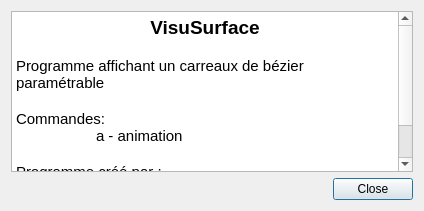
<?xml version="1.0" encoding="UTF-8"?>
<ui version="4.0">
 <class>DialogHelp</class>
 <widget class="QDialog" name="DialogHelp">
  <property name="geometry">
   <rect>
    <x>0</x>
    <y>0</y>
    <width>424</width>
    <height>211</height>
   </rect>
  </property>
  <property name="windowTitle">
   <string>A propos de Vizualizator</string>
  </property>
  <layout class="QVBoxLayout" name="verticalLayout">
   <item>
    <widget class="QTextBrowser" name="textBrowser">
     <property name="html">
      <string>&lt;!DOCTYPE HTML PUBLIC &quot;-//W3C//DTD HTML 4.0//EN&quot; &quot;http://www.w3.org/TR/REC-html40/strict.dtd&quot;&gt;
&lt;html&gt;&lt;head&gt;&lt;meta name=&quot;qrichtext&quot; content=&quot;1&quot; /&gt;&lt;style type=&quot;text/css&quot;&gt;
p, li { white-space: pre-wrap; }
&lt;/style&gt;&lt;/head&gt;&lt;body style=&quot; font-family:'Ubuntu'; font-size:11pt; font-weight:400; font-style:normal;&quot;&gt;
&lt;p align=&quot;center&quot; style=&quot; margin-top:0px; margin-bottom:0px; margin-left:0px; margin-right:0px; -qt-block-indent:0; text-indent:0px;&quot;&gt;&lt;span style=&quot; font-size:14pt; font-weight:600;&quot;&gt;VisuSurface&lt;/span&gt;&lt;/p&gt;
&lt;p style=&quot;-qt-paragraph-type:empty; margin-top:0px; margin-bottom:0px; margin-left:0px; margin-right:0px; -qt-block-indent:0; text-indent:0px;&quot;&gt;&lt;br /&gt;&lt;/p&gt;
&lt;p style=&quot; margin-top:0px; margin-bottom:0px; margin-left:0px; margin-right:0px; -qt-block-indent:0; text-indent:0px;&quot;&gt;Programme affichant un carreaux de bézier paramétrable&lt;/p&gt;
&lt;p style=&quot;-qt-paragraph-type:empty; margin-top:0px; margin-bottom:0px; margin-left:0px; margin-right:0px; -qt-block-indent:0; text-indent:0px;&quot;&gt;&lt;br /&gt;&lt;/p&gt;
&lt;p style=&quot; margin-top:0px; margin-bottom:0px; margin-left:0px; margin-right:0px; -qt-block-indent:0; text-indent:0px;&quot;&gt;Commandes:&lt;br /&gt;	a - animation&lt;/p&gt;
&lt;p style=&quot;-qt-paragraph-type:empty; margin-top:0px; margin-bottom:0px; margin-left:0px; margin-right:0px; -qt-block-indent:0; text-indent:0px;&quot;&gt;&lt;br /&gt;&lt;/p&gt;
&lt;p style=&quot; margin-top:0px; margin-bottom:0px; margin-left:0px; margin-right:0px; -qt-block-indent:0; text-indent:0px;&quot;&gt;Programme créé par :&lt;/p&gt;
&lt;p style=&quot; margin-top:0px; margin-bottom:0px; margin-left:0px; margin-right:0px; -qt-block-indent:0; text-indent:0px;&quot;&gt;MABILY Johan :	johan.MABILY@etu.univ-amu.fr&lt;/p&gt;
&lt;p style=&quot;-qt-paragraph-type:empty; margin-top:0px; margin-bottom:0px; margin-left:0px; margin-right:0px; -qt-block-indent:0; text-indent:0px;&quot;&gt;&lt;br /&gt;&lt;/p&gt;&lt;/body&gt;&lt;/html&gt;</string>
     </property>
    </widget>
   </item>
   <item>
    <widget class="QDialogButtonBox" name="buttonBox">
     <property name="orientation">
      <enum>Qt::Horizontal</enum>
     </property>
     <property name="standardButtons">
      <set>QDialogButtonBox::Close</set>
     </property>
    </widget>
   </item>
  </layout>
 </widget>
 <resources/>
 <connections>
  <connection>
   <sender>buttonBox</sender>
   <signal>accepted()</signal>
   <receiver>DialogHelp</receiver>
   <slot>accept()</slot>
   <hints>
    <hint type="sourcelabel">
     <x>248</x>
     <y>254</y>
    </hint>
    <hint type="destinationlabel">
     <x>157</x>
     <y>274</y>
    </hint>
   </hints>
  </connection>
  <connection>
   <sender>buttonBox</sender>
   <signal>rejected()</signal>
   <receiver>DialogHelp</receiver>
   <slot>reject()</slot>
   <hints>
    <hint type="sourcelabel">
     <x>316</x>
     <y>260</y>
    </hint>
    <hint type="destinationlabel">
     <x>286</x>
     <y>274</y>
    </hint>
   </hints>
  </connection>
 </connections>
</ui>
